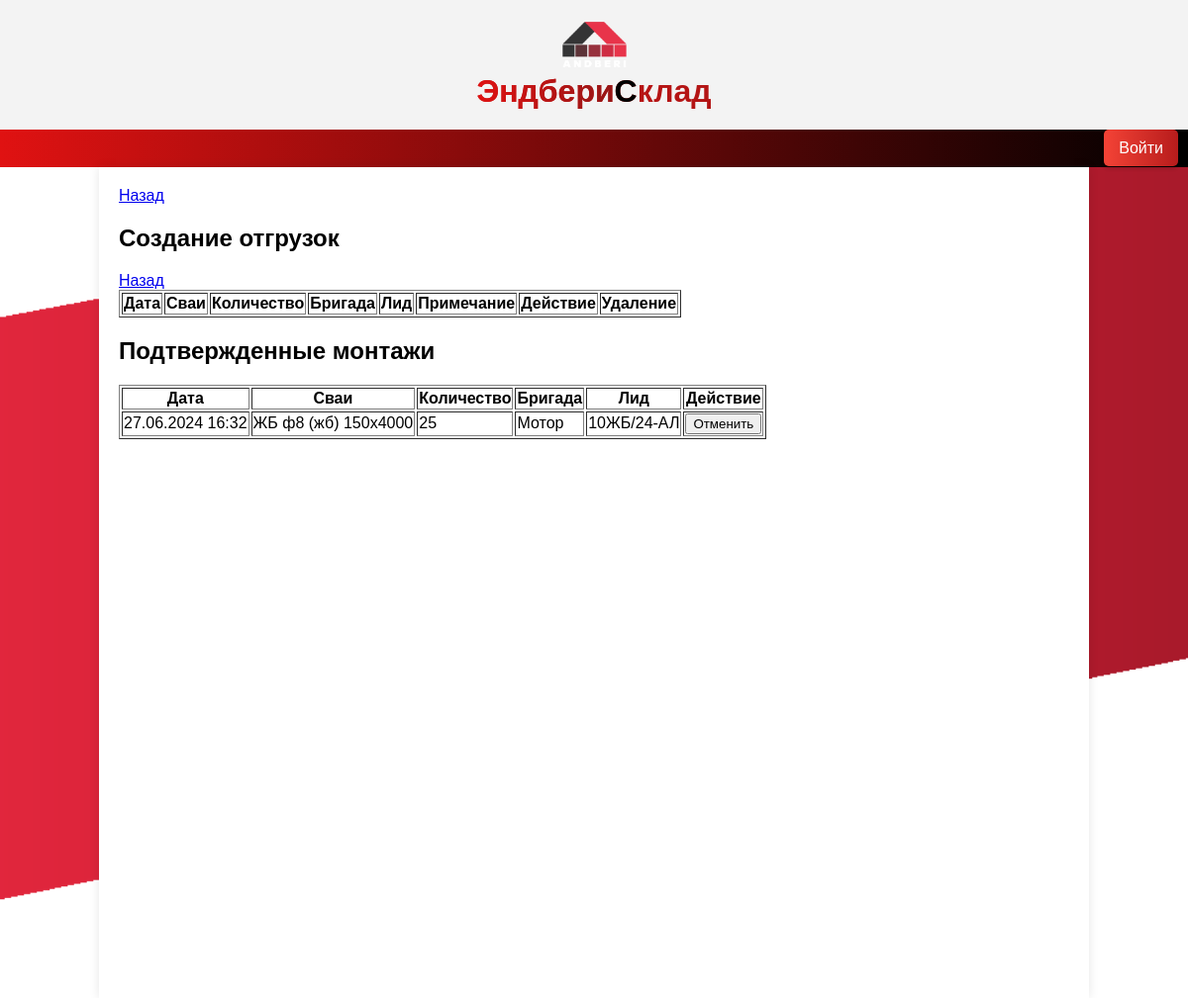
Before: /confirm_operations/ with the older database file.
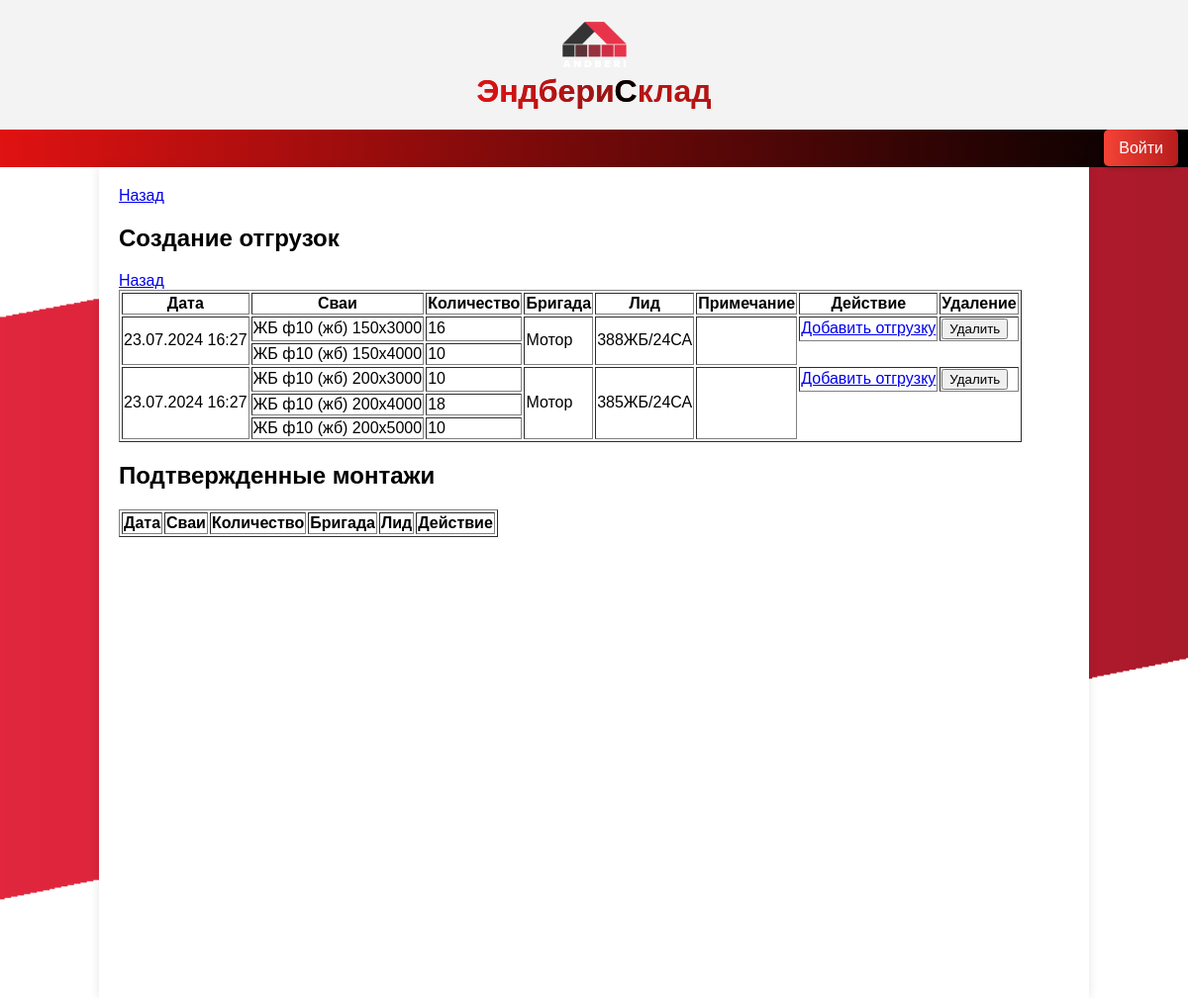
After: the same page with the newer database file.
### sklad_app/models.py (models this page shows, shortened)
class OperationDeparture(models.Model):
    manager=models.CharField(max_length=500,default='123')
    details = models.TextField()
    extra_details = models.TextField(default=' ',blank=True,null=True)
    date = models.DateTimeField(auto_now_add=True)
    user = models.ManyToManyField(User)
    description = models.CharField(blank=True, max_length=500)
    confirm = models.BooleanField(default=False)
    number_car = models.CharField(blank=True, max_length=500,default=' ')
    brigade = models.ForeignKey(BrigadeWork, on_delete=models.CASCADE, blank=True)
    confirm_b = models.BooleanField(default=False)
    visible = models.BooleanField(default=True)

class Pile(models.Model):
    name=models.ForeignKey(NamePile,on_delete=models.CASCADE)
    size=models.CharField(max_length=100)
    weight=models.IntegerField(default=0)
    price_beton = models.DecimalField(max_digits=10, decimal_places=4,blank=True,default=0.0)
    price_wire_3 = models.DecimalField(max_digits=10, decimal_places=4,blank=True,default=0.0)
    price_wire_4 = models.DecimalField(max_digits=10, decimal_places=4, blank=True, default=0.0)
    price_wire_6 = models.DecimalField(max_digits=10, decimal_places=4, blank=True, default=0.0)
    price_armature = models.DecimalField(max_digits=10, decimal_places=4,blank=True,default=0.0)
    price_armature10 = models.DecimalField(max_digits=10, decimal_places=4,blank=True,default=0.0)
    count = models.IntegerField(default=0)
    defect = models.IntegerField(default=0)

class NamePile(models.Model):
    TYPE_CHOICES = (
        ('винтовые', 'Винтовые'),
        ('жб', 'Железобетонные'),
    )
    name = models.CharField(max_length=232)
    pile_type = models.CharField(max_length=10, choices=TYPE_CHOICES, default='винтовые', verbose_name='Тип')
    def __str__(self):
        return f"{self.name} ({self.pile_type})"

class BrigadeWork(models.Model):
    name = models.CharField(max_length=123)
    TYPE_CHOICES = (
        ('винты', 'Винты'),
        ('жб', 'ЖБ'),
        ('ручники', 'Ручники'),
    )
    type = models.CharField(max_length=10, choices=TYPE_CHOICES, default='жб', verbose_name='Тип')
    def __str__(self):
        return self.name

### sklad_app/views.py (the view, shortened to what this page needs)
# urls.py: path('confirm_operations/', confirm_operations, name='confirm_operations'),
def confirm_operations(request):
    operations_to_confirm = OperationDeparture.objects.filter(confirm_b=False,visible=True)
    confirmed_operations = OperationDeparture.objects.filter(confirm_b=True,visible=True)
    for departure in operations_to_confirm:
                if departure.details:
                    details = json.loads(departure.details)
                    departure.piles_info = []
                    for detail in details:
                        try:
                            pile = Pile.objects.get(id=detail["pile_id"])
                            departure.piles_info.append({
                                "pile": pile,
                                "quantity": detail["quantity"]
                            })
                        except Pile.DoesNotExist:
                            continue
    for departure in confirmed_operations:
                if departure.details:
                    details = json.loads(departure.details)
                    departure.piles_info = []
                    for detail in details:
                        try:
                            pile = Pile.objects.get(id=detail["pile_id"])
                            departure.piles_info.append({
                                "pile": pile,
                                "quantity": detail["quantity"]
                            })
                        except Pile.DoesNotExist:
                            continue
    context = {
        'operations_to_confirm': operations_to_confirm,
        'confirmed_operations': confirmed_operations
    }
    return render(request, 'confirm_operations.html', context)

### templates/confirm_operations.html (shortened to what this page needs)
{% extends "index.html" %}
{% block content %}
<a href="/" class="button">Назад</a>
<h2>Создание отгрузок</h2>
<a href="/" class="button">Назад</a>
<div>
    <table border="1">
        <thead>
        <tr>
            <th>Дата</th>
            <th>Сваи</th>
            <th>Количество</th>
            <th>Бригада</th>
            <th>Лид</th>
            <th>Примечание</th>
            <th>Действие</th>
            <th>Удаление</th>
        </tr>
        </thead>
        <tbody>
            {% for arrival in operations_to_confirm %}
                <tr>
                    <td rowspan="{{ arrival.piles_info|length }}">{{ arrival.date|date:"d.m.Y H:i" }}</td>
                    {% for pile_info in arrival.piles_info %}
                        {% if not forloop.first %}<tr>{% endif %}
                        <td>{{ pile_info.pile.name }} {{ pile_info.pile.size }}</td>
                        <td>{{ pile_info.quantity }}</td>
                        {% if forloop.first %}
                        <td rowspan="{{ arrival.piles_info|length }}">{{ arrival.brigade }}</td>
                        <td rowspan="{{ arrival.piles_info|length }}">{{ arrival.manager }}</td>
                        <td rowspan="{{ arrival.piles_info|length }}">{{ arrival.description }}</td>
                        <td>
                            <a href="{% url 'update_send_operation' operation_id=arrival.id %}">Добавить отгрузку</a>
                        </td>
                        <td>
                            <form method="post">
                                <button type="submit">Удалить</button>
                            </form>
                        </td>
                        {% endif %}
                        {% if not forloop.last %}</tr>{% endif %}
                    {% endfor %}
                </tr>
            {% endfor %}
        </tbody>
        </table>
</div>
<h2>Подтвержденные монтажи</h2>
<div>
    <table border="1">
        <thead>
        <tr>
            <th>Дата</th>
            <th>Сваи</th>
            <th>Количество</th>
            <th>Бригада</th>
            <th>Лид</th>
            <th>Действие</th>
        </tr>
        </thead>
        <tbody>
            {% for arrival in confirmed_operations %}
                <tr>
                    <td rowspan="{{ arrival.piles_info|length }}">{{ arrival.date|date:"d.m.Y H:i" }}</td>
                    {% for pile_info in arrival.piles_info %}
                        <td>{{ pile_info.pile.name }} {{ pile_info.pile.size }}</td>
                        <td>{{ pile_info.quantity }}</td>
                        {% if forloop.first %}
                        <td rowspan="{{ arrival.piles_info|length }}">{{ arrival.brigade }}</td>
                        <td rowspan="{{ arrival.piles_info|length }}">{{ arrival.manager }}</td>
                        <td>
                            <form method="post">
                                <button type="submit">Отменить</button>
                            </form>
                        </td>
                        {% endif %}
                    {% endfor %}
                </tr>
            {% endfor %}
        </tbody>
        </table>
</div>
{% endblock %}

Changed rows visible on the page:
removed OperationDeparture: date "27.06.2024 16:32", brigade "Мотор", manager "10ЖБ/24-АЛ", shown under "Подтвержденные монтажи"
no longer on this page (row edited): Pile: pile.name "ЖБ ф8 (жб)", pile.size "150x4000", quantity "25", shown under "27.06.2024 16:32"
added OperationDeparture: date "23.07.2024 16:27", brigade "Мотор", manager "388ЖБ/24СА", shown under "Создание отгрузок"
now on this page (row edited): Pile: pile.name "ЖБ ф10 (жб)", pile.size "150x3000", quantity "16", shown under "23.07.2024 16:27"
now on this page (row edited): Pile: pile.name "ЖБ ф10 (жб)", pile.size "150x4000", quantity "10", shown under "23.07.2024 16:27"
added OperationDeparture: date "23.07.2024 16:27", brigade "Мотор", manager "385ЖБ/24СА", shown under "Создание отгрузок"
now on this page (row edited): Pile: pile.name "ЖБ ф10 (жб)", pile.size "200x3000", quantity "10", shown under "23.07.2024 16:27"
now on this page (row unchanged): Pile: pile.name "ЖБ ф10 (жб)", pile.size "200x4000", quantity "18", shown under "23.07.2024 16:27"
now on this page (row edited): Pile: pile.name "ЖБ ф10 (жб)", pile.size "200x5000", quantity "10", shown under "23.07.2024 16:27"
